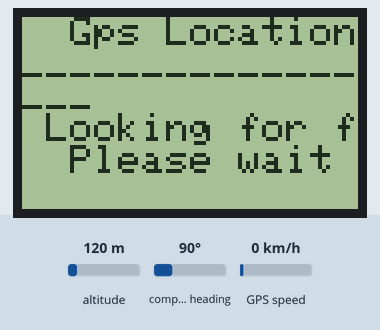
The sketch below on a simulated Arduino Uno, built with avr-gcc and run on an emulated ATmega328P. On the bench: 84×48 one-colour display. The inputs (shaded band) are chosen by the test bench; at power-on: altitude 120 m, compass heading 90°, GPS speed 0 km/h. The GPS gets a fix after 3 s at 37.7749, -122.4194 with 8 satellites; what the sketch prints to the serial monitor is not drawn.

Above: at 5.1 s.
At 6.2 s:
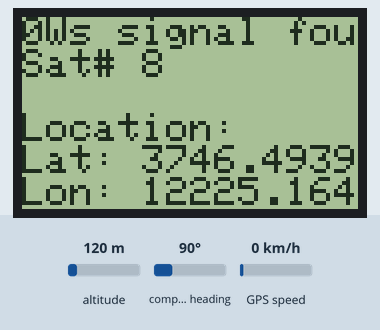

Measured:
- what the display in image 0 shows lasts 1.1 s, from 5.0 s to 6.1 s

The sketch:

5110_gps.ino
```cpp
/* adapted from Adafruit software serial GPS example
 *
 *  Lcd pin lay out:
 *  rst - 10K resistor - arduino pin 3
 *  ce - 1 k resistor - arduino pin 4
 *  dc - 10K resistor - arduino pin 5
 *  din - 10K resistor - arduino pin 6
 *  clk - 10K resistor - arduino pin 7
 *  vcc - pwr 5v
 *  BL - 330 ohm resistor - pwr 5 v
 *  gnd - gnd
 *
 *  Gps pin layout:
 *  rx - pin 8
 *  tx - pin 9
 *  vin - 5v pwr
 *  gnd - gnd
 */

#include <Adafruit_GPS.h>
#include <SoftwareSerial.h>
#include <Nokia_LCD.h>

// you can change the pin numbers to match your wiring:
SoftwareSerial mySerial(9, 8);
Adafruit_GPS GPS(&mySerial);

Nokia_LCD lcd(7 /* CLK */, 6 /* DIN */, 5 /* DC */, 4 /* CE */, 3 /* RST */); // pin layout from lcd to uno

// Set GPSECHO to 'false' to turn off echoing the GPS data, Set to 'true' for debugging and listen to the raw GPS sentences
#define GPSECHO  true

void setup()
{

  // connect at 115200 for quick updates
  Serial.begin(115200);
  delay(5000);
  Serial.println("Gps serial parsing");
  lcd.begin();
  lcd.setContrast(50); // sets lcd contrast, best between 40 and 60
  lcd.setCursor(0,0);
  lcd.print("  Gps Location ");
  lcd.setCursor(0,1);
  lcd.print("_________________");
  lcd.setCursor(0,3);
  lcd.print(" Looking for fix");
  lcd.setCursor(0,4);
  lcd.print("  Please wait");

  // 9600 NMEA is the default baud rate for Adafruit MTK GPS's- some use 4800
  GPS.begin(9600);

  GPS.sendCommand(PMTK_SET_NMEA_OUTPUT_RMCGGA);

  // Set the update rate
  GPS.sendCommand(PMTK_SET_NMEA_UPDATE_1HZ);   // 1 Hz update rate

  GPS.sendCommand(PGCMD_ANTENNA); // checks for antenna status

  delay(1000);
  // Ask for firmware version
  mySerial.println(PMTK_Q_RELEASE);
}

uint32_t timer = millis();
void loop()                     // run over and over again
{
  char c = GPS.read();
  if ((c) && (GPSECHO))
    Serial.write(c);

  // if a sentence is received, we can check the checksum, parse it...
  if (GPS.newNMEAreceived()) {

    if (!GPS.parse(GPS.lastNMEA()))   // this also sets the newNMEAreceived() flag to false
      return;  // we can fail to parse a sentence in which case we should just wait for another
  }

  // if millis() or timer wraps around, we'll just reset it
  if (timer > millis())  timer = millis();

  // approximately every 2 seconds or so, print out the current stats
  if (millis() - timer > 2000) {
    timer = millis(); // reset the timer

    Serial.print("\nTime: ");
    if (GPS.hour < 10) { Serial.print('0'); }
    Serial.print(GPS.hour, DEC); Serial.print(':');
    if (GPS.minute < 10) { Serial.print('0'); }
    Serial.print(GPS.minute, DEC); Serial.print(':');
    if (GPS.seconds < 10) { Serial.print('0'); }
    Serial.print(GPS.seconds, DEC); Serial.print('.');
    if (GPS.milliseconds < 10) {
      Serial.print("00");
    } else if (GPS.milliseconds > 9 && GPS.milliseconds < 100) {
      Serial.print("0");
    }
    Serial.println(GPS.milliseconds);
    Serial.print("Date: ");
    Serial.print(GPS.day, DEC); Serial.print('/');
    Serial.print(GPS.month, DEC); Serial.print("/20");
    Serial.println(GPS.year, DEC);
    Serial.print("Fix: "); Serial.print((int)GPS.fix);
    Serial.print(" quality: "); Serial.println((int)GPS.fixquality);
    if (GPS.fix) {
      Serial.print("Location: ");
      Serial.print(GPS.latitude, 4); Serial.print(GPS.lat);
      Serial.print(", ");
      Serial.print(GPS.longitude, 4); Serial.println(GPS.lon);

      Serial.print("Speed (knots): "); Serial.println(GPS.speed);
      Serial.print("Angle: "); Serial.println(GPS.angle);
      Serial.print("Altitude: "); Serial.println(GPS.altitude);
      Serial.print("Satellites: "); Serial.println((int)GPS.satellites);
      lcd.clear(false);
      lcd.setCursor(0,0);
      lcd.print("Gps signal found");
      lcd.setCursor(0,1);
      lcd.print("Sat# "); lcd.print((int)GPS.satellites);
      lcd.setCursor(0,3); lcd.print("Location:");
      lcd.setCursor(0,4); lcd.print("Lat: "); lcd.print(GPS.latitude, 4); lcd.print(GPS.lat);
      lcd.setCursor(0,5); lcd.print("Lon: "); lcd.print(GPS.longitude, 4); lcd.println(GPS.lon);

    }
  }
}
```
